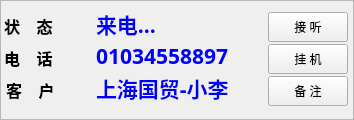
<?xml version="1.0" encoding="UTF-8"?>
<ui version="4.0">
 <class>FrameToneDial</class>
 <widget class="QFrame" name="FrameToneDial">
  <property name="windowModality">
   <enum>Qt::NonModal</enum>
  </property>
  <property name="geometry">
   <rect>
    <x>0</x>
    <y>0</y>
    <width>354</width>
    <height>120</height>
   </rect>
  </property>
  <property name="windowTitle">
   <string>通话提示</string>
  </property>
  <property name="frameShape">
   <enum>QFrame::StyledPanel</enum>
  </property>
  <property name="frameShadow">
   <enum>QFrame::Raised</enum>
  </property>
  <widget class="QLabel" name="label">
   <property name="geometry">
    <rect>
     <x>4</x>
     <y>48</y>
     <width>70</width>
     <height>20</height>
    </rect>
   </property>
   <property name="font">
    <font>
     <family>Arial Black</family>
     <pointsize>12</pointsize>
     <weight>75</weight>
     <bold>true</bold>
    </font>
   </property>
   <property name="layoutDirection">
    <enum>Qt::RightToLeft</enum>
   </property>
   <property name="text">
    <string>电    话</string>
   </property>
  </widget>
  <widget class="QPushButton" name="btnHangOn">
   <property name="geometry">
    <rect>
     <x>268</x>
     <y>12</y>
     <width>80</width>
     <height>30</height>
    </rect>
   </property>
   <property name="text">
    <string>    接 听    </string>
   </property>
  </widget>
  <widget class="QPushButton" name="btnHangUp">
   <property name="geometry">
    <rect>
     <x>268</x>
     <y>44</y>
     <width>80</width>
     <height>30</height>
    </rect>
   </property>
   <property name="text">
    <string>   挂 机   </string>
   </property>
  </widget>
  <widget class="QLabel" name="label_2">
   <property name="geometry">
    <rect>
     <x>4</x>
     <y>16</y>
     <width>70</width>
     <height>20</height>
    </rect>
   </property>
   <property name="font">
    <font>
     <family>Arial Black</family>
     <pointsize>12</pointsize>
     <weight>75</weight>
     <bold>true</bold>
    </font>
   </property>
   <property name="layoutDirection">
    <enum>Qt::RightToLeft</enum>
   </property>
   <property name="text">
    <string>状    态</string>
   </property>
  </widget>
  <widget class="QLabel" name="txtPhoneNum">
   <property name="geometry">
    <rect>
     <x>96</x>
     <y>40</y>
     <width>209</width>
     <height>31</height>
    </rect>
   </property>
   <property name="font">
    <font>
     <family>Arial Black</family>
     <pointsize>16</pointsize>
     <weight>75</weight>
     <bold>true</bold>
    </font>
   </property>
   <property name="styleSheet">
    <string notr="true">color: rgb(0, 0, 255);</string>
   </property>
   <property name="text">
    <string>01034558897</string>
   </property>
  </widget>
  <widget class="QLabel" name="txtStatus">
   <property name="geometry">
    <rect>
     <x>96</x>
     <y>8</y>
     <width>205</width>
     <height>31</height>
    </rect>
   </property>
   <property name="font">
    <font>
     <family>Arial Black</family>
     <pointsize>16</pointsize>
     <weight>75</weight>
     <bold>true</bold>
    </font>
   </property>
   <property name="styleSheet">
    <string notr="true">color: rgb(0, 0, 255);</string>
   </property>
   <property name="text">
    <string>来电...</string>
   </property>
  </widget>
  <widget class="QLabel" name="txtClientName">
   <property name="geometry">
    <rect>
     <x>96</x>
     <y>72</y>
     <width>185</width>
     <height>31</height>
    </rect>
   </property>
   <property name="font">
    <font>
     <family>Arial Black</family>
     <pointsize>16</pointsize>
     <weight>75</weight>
     <bold>true</bold>
    </font>
   </property>
   <property name="styleSheet">
    <string notr="true">color: rgb(0, 0, 255);</string>
   </property>
   <property name="text">
    <string>上海国贸-小李</string>
   </property>
  </widget>
  <widget class="QLabel" name="label_6">
   <property name="geometry">
    <rect>
     <x>6</x>
     <y>80</y>
     <width>70</width>
     <height>20</height>
    </rect>
   </property>
   <property name="font">
    <font>
     <family>Arial Black</family>
     <pointsize>12</pointsize>
     <weight>75</weight>
     <bold>true</bold>
    </font>
   </property>
   <property name="layoutDirection">
    <enum>Qt::RightToLeft</enum>
   </property>
   <property name="text">
    <string>客    户</string>
   </property>
  </widget>
  <widget class="QLabel" name="labDuration">
   <property name="geometry">
    <rect>
     <x>12</x>
     <y>400</y>
     <width>70</width>
     <height>20</height>
    </rect>
   </property>
   <property name="font">
    <font>
     <family>Arial Black</family>
     <pointsize>12</pointsize>
     <weight>75</weight>
     <bold>true</bold>
    </font>
   </property>
   <property name="layoutDirection">
    <enum>Qt::RightToLeft</enum>
   </property>
   <property name="text">
    <string>通话时长</string>
   </property>
  </widget>
  <widget class="QLabel" name="txtDuration">
   <property name="geometry">
    <rect>
     <x>100</x>
     <y>400</y>
     <width>129</width>
     <height>31</height>
    </rect>
   </property>
   <property name="font">
    <font>
     <family>Arial Black</family>
     <pointsize>16</pointsize>
     <weight>75</weight>
     <bold>true</bold>
    </font>
   </property>
   <property name="styleSheet">
    <string notr="true">color: rgb(255, 0, 0);</string>
   </property>
   <property name="text">
    <string>00:00:00</string>
   </property>
  </widget>
  <widget class="QPushButton" name="btnMemo">
   <property name="geometry">
    <rect>
     <x>268</x>
     <y>76</y>
     <width>80</width>
     <height>30</height>
    </rect>
   </property>
   <property name="text">
    <string>   备 注   </string>
   </property>
  </widget>
 </widget>
 <resources/>
 <connections/>
</ui>
